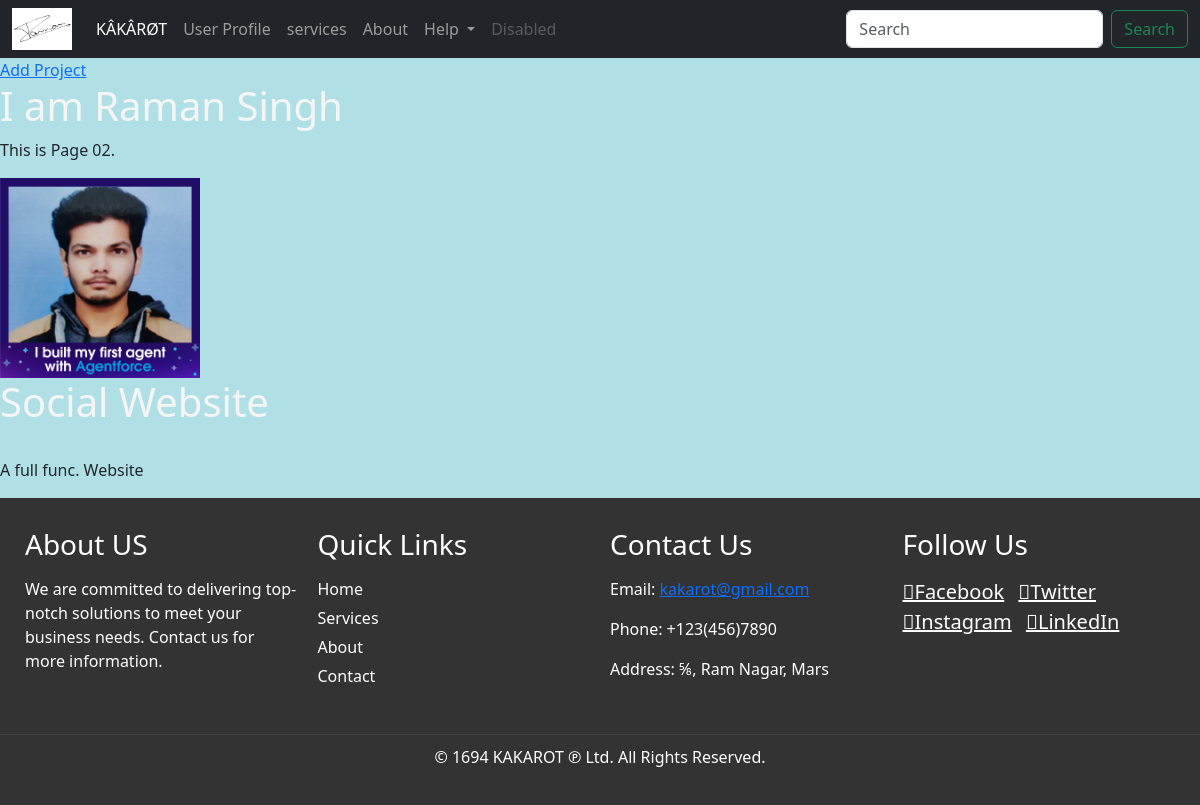
Page /User/683cfec8-4642-4ced-85f2-8bcb5da026a3/ on the committed database.
### test_app/models.py (models this page shows, shortened)
class table(models.Model):
    title = models.CharField(max_length = 200)
    description = models.TextField(null=True, blank=True)
    feature = models.ImageField(null=True, blank=True, default='default.png')
    demo_link = models.CharField(max_length=2000, null=True, blank=True)
    source_link = models.CharField(max_length=2000, null=True, blank=True)
    tags = models.ManyToManyField('Tag', blank=True)
    vote_total = models.IntegerField(default=0, null=True, blank=True)
    vote_ratio = models.IntegerField(default=0, null=True, blank=True)
    created = models.TimeField(auto_now_add=True)
    id = models.UUIDField(default=uuid.uuid4, unique=True, primary_key=True, editable=False)

### test_app/views.py (the view)
# urls.py: path('User/<str:cookie>/', views.user, name='second'),
def user(request, cookie):
    projectobj = table.objects.get(id = cookie)
    tags = projectobj.tags.all()
    return render(request, "template2.html", {"project": projectobj, 'tags':tags})

### test_app/Templates/template2.html (shortened to what this page needs)
{% extends 'main.html' %}
{% load static %}
        {% block content %}
        <p>This is Page 02.</p>
        <img class="img" src="{{project.feature.url}}" alt="template2">
        <h1>{{project.title}}</h1>
        <br>
        <p>{{project.description}}</p>
        {% endblock %}

### static/styling/main.css (style rules this page uses)
h1 { color: whitesmoke; }
body { background-color: powderblue; }

### test_app/Templates/template2.html (style rules this page uses)
.img { max-width: 200px; }

### rows in the picture
table: feature (placeholder picture), title "Social Website", description "A full func. Website"
